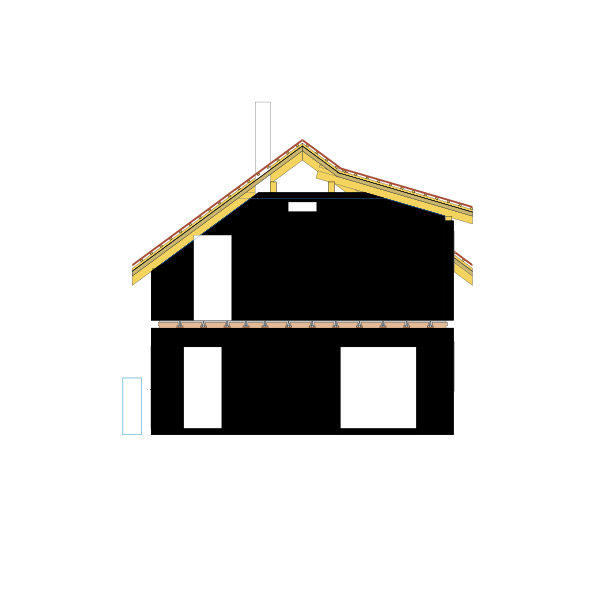

Generate this figure with Python:
"""The first brick-wall elevation drawing."""

from house_drawing import Drawing


def main() -> None:
	drawing = Drawing(-4000, -10000, 4000, 2000)

	drawing.add_brick_wall(
		start_y=0,
		polygon=[
			(-3500, 250),
			(-3500, -2750),
			(+3500, -2750),
			(+3500, 250),
		],
		#half_rows=[-8, -10]
	)

	drawing.add_brick_wall(
		start_y=0,
		polygon=[
			(-3500, 250),
			(-3500, 0),
			(+3500, 0),
			(+3500, 250),
		],
		facecolor="#f0e0e0"
	)

	drawing.add_brick_wall(
		start_y=-2750-210-250,
		polygon=[
			(-3500, -2750-210),
			(-3500, -2750-210),
			(-3500, -2750-210-2500),
			(-3250, -2750-210-2500),
			(-1125, -2750-210-3250),
			(+1125, -2750-210-3250),
			(+3250, -2750-210-1500),
			(+3250, -2750-210-1250),
			(+3500, -2750-210-1250),
			(+3500, -2750-210),
		],
#		half_rows=[10],
	)
	drawing.add_box(-1125, -2750-210-3250, -1125+500, -2750-210-3000, facecolor="#e8e8e8")
	drawing.add_box(+1125, -2750-210-3250, +1125-500, -2750-210-3000, facecolor="#e8e8e8")

	# venec
	drawing.add_wall(
		-3500, -2750-210-1250,
		3500, -2750-210-1000,
		hatch="oo"
	)
	drawing.add_wall(
		-3500, -2750-210-2500,
		-375, -2750-210-2500+250,
		hatch="oo"
	)
	drawing.add_box(
		-3500+125-80, -2750-210-1250-120,
		-3250-125+80, -2750-210-1250,
		facecolor="yellow"
	)
	drawing.add_box(
		-3500+125-80, -2750-210-2500-120,
		-3250-125+80, -2750-210-2500,
		facecolor="yellow"
	)
	drawing.add_box(
		3500-125+80, -2750-210-1250-120,
		3250+125-80, -2750-210-1250,
		facecolor="yellow"
	)

	drawing.add_box(
		-800-70, -2750-210-3250-240,
		-800+70, -2750-210-3250,
		facecolor="yellow"
	)
	drawing.add_box(
		+800+70, -2750-210-3250-240,
		+800-70, -2750-210-3250,
		facecolor="yellow"
	)

	# dvere loznice
	drawing.add_box(1250, 250, 2250, -2250)
	drawing.add_wall(1000, -2125, 2500, -2125-250) # preklad

	# dvere risanek
	drawing.add_box(-250, 250, -1250, -2250)
	drawing.add_wall(0, -2125, -1500, -2125-250) # preklad

	# dvere horni pokoj
	drawing.add_box(+500, -2750-210, +1500, -2750-210-1000-1250)
	drawing.add_wall(250, -2750-210-1000-1250, +1750, -2750-210-1000-1250-250) # preklad

	# horni instalacni sachta
	drawing.add_wall(-500-125, -2750-210-3250, +500+125, -2750-210-3000)
	drawing.add_box(-500, -2750-210-3000, +500, -2750-210-2750)

	# strop
	drawing.add_wall(-3500, -2750, +3500, -2750-210, hatch="xx")

	# zaklad
	drawing.add_wall(-3500, 250, +3500, 400, hatch="xx")

	#drawing.add_ellipse(750-30, 50, 750+30, 110, facecolor="#b0d0ff")

	#drawing.add_line(-3250-125-80, -2750-210-2500-120, -875-70, -2750-210-3250-240)

	drawing.save("wall3.svg")
	drawing.save("wall3.png", dpi=200)
	drawing.close()


if __name__ == "__main__":
	main()
